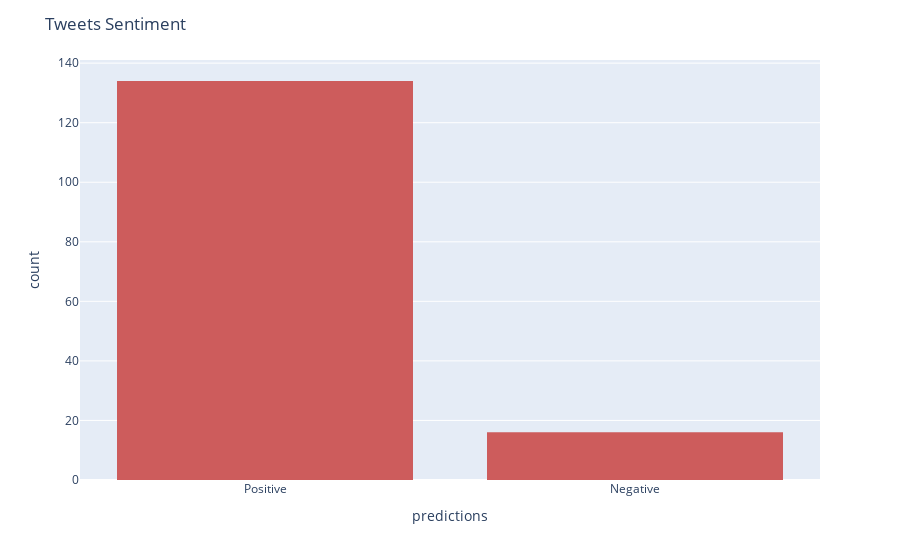

The code cell stored with this chart in its notebook:
### Code cell
#Histogram to display tweets sentiment
tweet_predictions_senti = data
tweet_predictions_senti["predictions"] = tweet_predictions_senti["predictions"].replace({1:'Positive'})
tweet_predictions_senti["predictions"] = tweet_predictions_senti["predictions"].replace({0:'Negative'})
fig = px.histogram(tweet_predictions_senti, x="predictions")
fig.update_traces(marker_color="indianred", marker_line_color='black')
fig.update_layout(title_text="Tweets Sentiment")
fig.show()

### Figure 1 — Plotly figure (JSON) as saved in the notebook; plotly's stock layout.template omitted (floating-point values rounded to 4 significant figures; data arrays with more than 128 entries replaced by an {"elided": "..."} marker saying what was removed)
{"data": [{"alignmentgroup": "True", "bingroup": "x", "hovertemplate": "predictions=%{x}<br>count=%{y}<extra></extra>", "legendgroup": "", "marker": {"color": "indianred", "line": {"color": "black"}, "pattern": {"shape": ""}}, "name": "", "offsetgroup": "", "orientation": "v", "showlegend": false, "type": "histogram", "x": {"elided": "150 str values"}, "xaxis": "x", "yaxis": "y"}], "layout": {"autosize": true, "barmode": "relative", "legend": {"tracegroupgap": 0}, "margin": {"t": 60}, "title": {"text": "Tweets Sentiment"}, "xaxis": {"anchor": "y", "autorange": true, "domain": [0, 1], "range": [-0.5, 1.5], "title": {"text": "predictions"}, "type": "category"}, "yaxis": {"anchor": "x", "autorange": true, "domain": [0, 1], "range": [0, 141.1], "title": {"text": "count"}}}}
